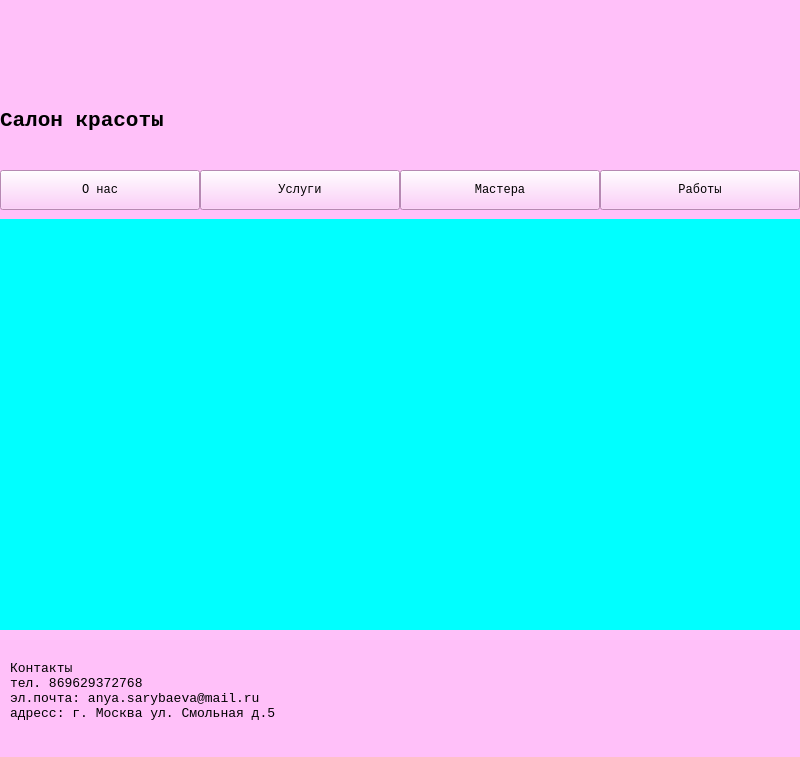
<?xml version="1.0" encoding="UTF-8"?>
<ui version="4.0">
 <class>MainWindow</class>
 <widget class="QMainWindow" name="MainWindow">
  <property name="geometry">
   <rect>
    <x>0</x>
    <y>0</y>
    <width>800</width>
    <height>757</height>
   </rect>
  </property>
  <property name="font">
   <font>
    <family>Courier New</family>
    <weight>50</weight>
    <bold>false</bold>
   </font>
  </property>
  <property name="windowTitle">
   <string>Cалон красоты</string>
  </property>
  <property name="styleSheet">
   <string notr="true">background-color: rgb(255, 192, 249);</string>
  </property>
  <widget class="QWidget" name="centralwidget">
   <widget class="QLabel" name="label">
    <property name="geometry">
     <rect>
      <x>0</x>
      <y>110</y>
      <width>791</width>
      <height>20</height>
     </rect>
    </property>
    <property name="font">
     <font>
      <family>Courier New</family>
      <pointsize>16</pointsize>
      <weight>75</weight>
      <italic>false</italic>
      <bold>true</bold>
      <underline>false</underline>
      <strikeout>false</strikeout>
     </font>
    </property>
    <property name="text">
     <string>Салон красоты</string>
    </property>
    <property name="margin">
     <number>300</number>
    </property>
   </widget>
   <widget class="QPushButton" name="btn_master">
    <property name="geometry">
     <rect>
      <x>400</x>
      <y>170</y>
      <width>200</width>
      <height>40</height>
     </rect>
    </property>
    <property name="font">
     <font>
      <family>Courier New</family>
     </font>
    </property>
    <property name="text">
     <string>Мастера</string>
    </property>
   </widget>
   <widget class="QPushButton" name="btn_services">
    <property name="geometry">
     <rect>
      <x>200</x>
      <y>170</y>
      <width>200</width>
      <height>40</height>
     </rect>
    </property>
    <property name="font">
     <font>
      <family>Courier New</family>
     </font>
    </property>
    <property name="text">
     <string>Услуги</string>
    </property>
   </widget>
   <widget class="QPushButton" name="btn_services_2">
    <property name="geometry">
     <rect>
      <x>600</x>
      <y>170</y>
      <width>200</width>
      <height>40</height>
     </rect>
    </property>
    <property name="font">
     <font>
      <family>Courier New</family>
     </font>
    </property>
    <property name="text">
     <string>Работы</string>
    </property>
   </widget>
   <widget class="QPushButton" name="btn_services_3">
    <property name="geometry">
     <rect>
      <x>0</x>
      <y>170</y>
      <width>200</width>
      <height>40</height>
     </rect>
    </property>
    <property name="font">
     <font>
      <family>Courier New</family>
     </font>
    </property>
    <property name="text">
     <string>О нас</string>
    </property>
   </widget>
   <widget class="QLabel" name="labe_image">
    <property name="geometry">
     <rect>
      <x>0</x>
      <y>219</y>
      <width>800</width>
      <height>411</height>
     </rect>
    </property>
    <property name="styleSheet">
     <string notr="true">background-image: url(/Users/annasarybaeva/Desktop/db/img/salony-krasoty.jpg);
background-color: rgb(0, 255, 255);</string>
    </property>
    <property name="text">
     <string/>
    </property>
   </widget>
   <widget class="QLabel" name="label_2">
    <property name="geometry">
     <rect>
      <x>10</x>
      <y>660</y>
      <width>311</width>
      <height>61</height>
     </rect>
    </property>
    <property name="font">
     <font>
      <family>Courier New</family>
      <pointsize>10</pointsize>
     </font>
    </property>
    <property name="text">
     <string>Контакты
тел. 869629372768
эл.почта: anya.sarybaeva@mail.ru
адресс: г. Москва ул. Смольная д.5</string>
    </property>
   </widget>
  </widget>
  <widget class="QMenuBar" name="menubar">
   <property name="geometry">
    <rect>
     <x>0</x>
     <y>0</y>
     <width>800</width>
     <height>24</height>
    </rect>
   </property>
  </widget>
  <widget class="QStatusBar" name="statusbar"/>
 </widget>
 <resources/>
 <connections/>
</ui>
